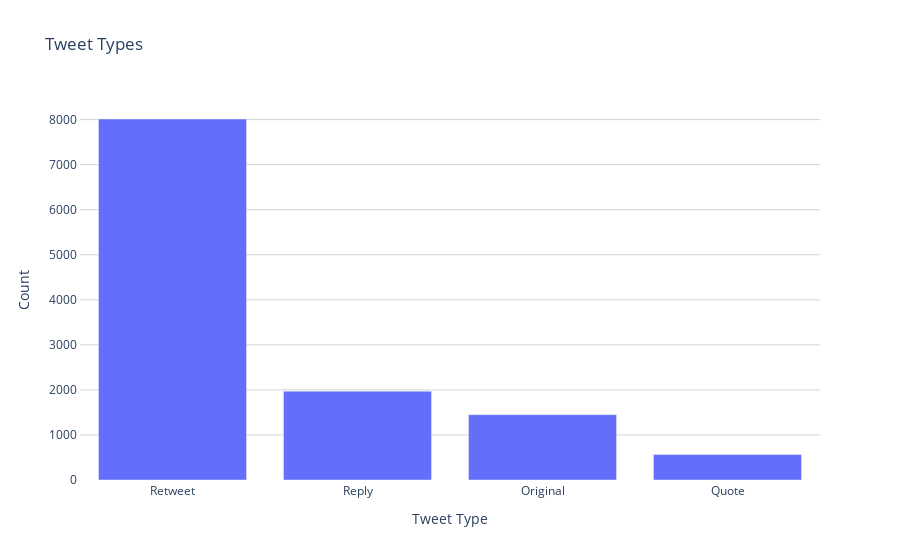

Source (notebook cell):
### Markdown cell above
## Breakdown of Tweets

Most of the Tweets are retweets from another user. Meaning a user shared a posting from another user. The next highest is replies, where one user would mention another in a reply either from the original tweet or in the comments. Lastly, the original tweets are tweets that are initial tweets from a user.

### Code cell
get_percentage_of_post(df)

### Figure 1 — Plotly figure (JSON) as saved in the notebook; plotly's stock layout.template omitted (floating-point values rounded to 4 significant figures)
{"data": [{"type": "bar", "x": ["Retweet", "Reply", "Original", "Quote"], "y": [8014, 1971, 1450, 565]}], "layout": {"plot_bgcolor": "white", "title": {"text": "Tweet Types"}, "xaxis": {"showgrid": false, "showline": true, "title": {"text": "Tweet Type"}}, "yaxis": {"gridcolor": "lightgray", "showgrid": true, "showline": true, "title": {"text": "Count"}}}}
